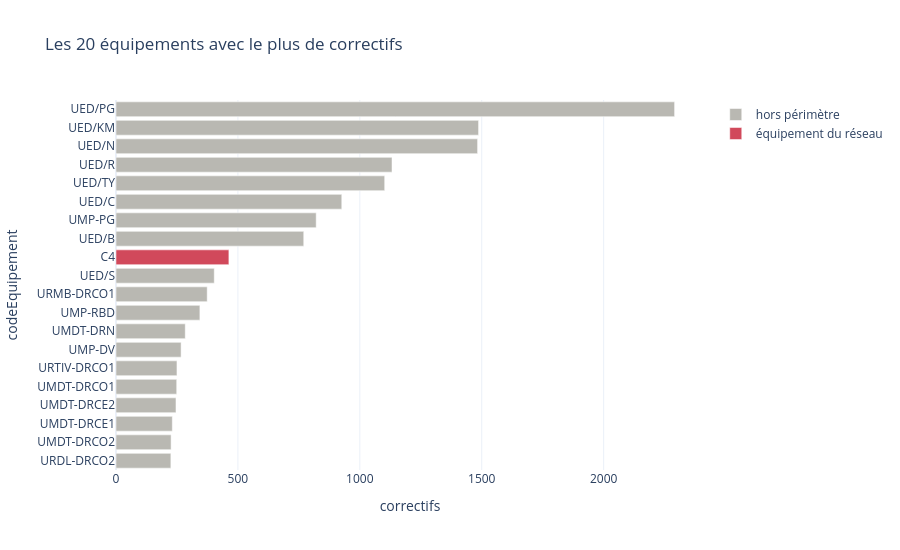

The code cell stored with this chart in its notebook:
### Markdown cell above
### Description de l'étape


- Combien d'équipements, combien de correctifs par équipement ?
- **Quels équipements ont le plus de correctifs ?**
- Les pannes sont-elles concentrées sur peu d'équipements ? La **courbe de concentration** montre la part des correctifs portée par les X % d'équipements les plus touchés.

### Code cell
print(f"Équipements distincts : {df['codeEquipement'].nunique():,} | avec au moins un correctif : {corr['codeEquipement'].nunique():,}")
par_eq = corr.groupby("codeEquipement").agg(correctifs=("codeOT", "size"), famille=("familleEquipement", "last"),
                                            zone=("zone", "last")).sort_values("correctifs", ascending=False)
print("\nCorrectifs par équipement (équipements touchés au moins une fois) :")
print(par_eq["correctifs"].describe(percentiles=[.5, .75, .9, .99]).round(1).to_string())
print(f"Touchés une seule fois : {(par_eq['correctifs'] == 1).mean():.0%}")

top = par_eq.head(20).reset_index()
top["périmètre"] = np.where(est_exclu(top["famille"]), "hors périmètre", "équipement du réseau")
fig = px.bar(top, x="correctifs", y="codeEquipement", color="périmètre", orientation="h", template=TEMPLATE,
             hover_data=["famille", "zone"], title="Les 20 équipements avec le plus de correctifs",
             color_discrete_map={"hors périmètre": "#b9b8b2", "équipement du réseau": COUL_OT[1]})
fig.update_layout(height=550, yaxis={"categoryorder": "total ascending"}, legend_title=None)
fig.show()
display(top[["codeEquipement", "correctifs", "famille", "zone", "périmètre"]])

### Figure 1 — Plotly figure (JSON) as saved in the notebook; plotly's stock layout.template omitted (floating-point values rounded to 4 significant figures)
{"data": [{"customdata": [["LOCALITE", "DAKAR"], ["LOCALITE", "DAKAR"], ["LOCALITE", "DAKAR"], ["LOCALITE", "DAKAR"], ["LOCALITE", "DAKAR"], ["LOCALITE", "DAKAR"], ["LOCALITE", "DAKAR"], ["LOCALITE", "DAKAR"], ["LOCALITE", "DAKAR"], ["LOCALITE", "DRCO"], ["LOCALITE", "DAKAR"], ["LOCALITE", "DRN"], ["LOCALITE", "DAKAR"], ["LOCALITE", "DRCO"], ["FAMDEF", "DRCO"], ["LOCALITE", "DRCE"], ["LOCALITE", "DRCE"], ["LOCALITE", "DRCO"], ["LOCALITE", "DRCO"]], "hovertemplate": "périmètre=hors périmètre<br>correctifs=%{x}<br>codeEquipement=%{y}<br>famille=%{customdata[0]}<br>zone=%{customdata[1]}<extra></extra>", "legendgroup": "hors périmètre", "marker": {"color": "#b9b8b2", "pattern": {"shape": ""}}, "name": "hors périmètre", "orientation": "h", "showlegend": true, "textposition": "auto", "type": "bar", "x": [2291, 1487, 1483, 1132, 1102, 926, 821, 770, 403, 374, 344, 284, 267, 250, 249, 246, 231, 226, 225], "xaxis": "x", "y": ["UED/PG", "UED/KM", "UED/N", "UED/R", "UED/TY", "UED/C", "UMP-PG", "UED/B", "UED/S", "URMB-DRCO1", "UMP-RBD", "UMDT-DRN", "UMP-DV", "URTIV-DRCO1", "UMDT-DRCO1", "UMDT-DRCE2", "UMDT-DRCE1", "UMDT-DRCO2", "URDL-DRCO2"], "yaxis": "y"}, {"customdata": [["OGC", "1000"]], "hovertemplate": "périmètre=équipement du réseau<br>correctifs=%{x}<br>codeEquipement=%{y}<br>famille=%{customdata[0]}<br>zone=%{customdata[1]}<extra></extra>", "legendgroup": "équipement du réseau", "marker": {"color": "#d1495b", "pattern": {"shape": ""}}, "name": "équipement du réseau", "orientation": "h", "showlegend": true, "textposition": "auto", "type": "bar", "x": [463], "xaxis": "x", "y": ["C4"], "yaxis": "y"}], "layout": {"barmode": "relative", "height": 550, "legend": {"title": {}, "tracegroupgap": 0}, "title": {"text": "Les 20 équipements avec le plus de correctifs"}, "xaxis": {"anchor": "y", "domain": [0, 1], "title": {"text": "correctifs"}}, "yaxis": {"anchor": "x", "categoryorder": "total ascending", "domain": [0, 1], "title": {"text": "codeEquipement"}}}}
